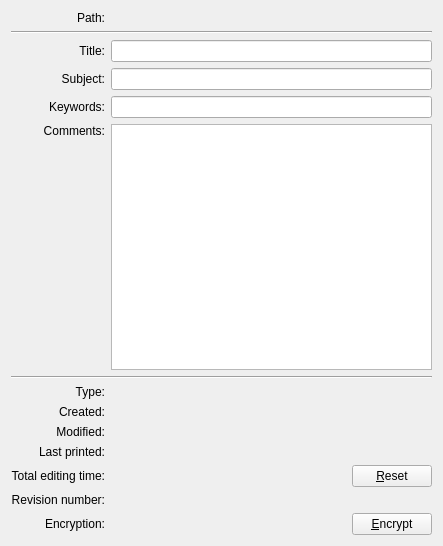
<ui version="4.0" >
 <class>KoDocumentInfoAboutWidget</class>
 <widget class="QWidget" name="KoDocumentInfoAboutWidget" >
  <property name="geometry" >
   <rect>
    <x>0</x>
    <y>0</y>
    <width>443</width>
    <height>546</height>
   </rect>
  </property>
  <layout class="QGridLayout" >
   <item row="0" column="0" >
    <widget class="QLabel" name="filePathInfoLabel" >
     <property name="text" >
      <string>Path:</string>
     </property>
     <property name="alignment">
      <set>Qt::AlignRight|Qt::AlignTrailing|Qt::AlignVCenter</set>
     </property>
    </widget>
   </item>
   <item row="0" column="1" colspan="2" >
    <widget class="QLabel" name="filePathLabel" >
     <property name="text" >
      <string/>
     </property>
    </widget>
   </item>
   <item row="1" column="0" colspan="3" >
    <widget class="Line" name="line" >
     <property name="orientation" >
      <enum>Qt::Horizontal</enum>
     </property>
    </widget>
   </item>
   <item row="2" column="0" >
    <widget class="QLabel" name="lblTitleDesc" >
     <property name="text" >
      <string>Title:</string>
     </property>
     <property name="alignment">
      <set>Qt::AlignRight|Qt::AlignTrailing|Qt::AlignVCenter</set>
     </property>
     <property name="buddy" >
      <cstring>leTitle</cstring>
     </property>
    </widget>
   </item>
   <item row="2" column="1" colspan="2" >
    <widget class="QLineEdit" name="leTitle" />
   </item>
   <item row="3" column="0" >
    <widget class="QLabel" name="lblSubjectDesc" >
     <property name="text" >
      <string>Subject:</string>
     </property>
     <property name="alignment">
      <set>Qt::AlignRight|Qt::AlignTrailing|Qt::AlignVCenter</set>
     </property>
     <property name="buddy" >
      <cstring>leSubject</cstring>
     </property>
    </widget>
   </item>
   <item row="3" column="1" colspan="2" >
    <widget class="QLineEdit" name="leSubject" />
   </item>
   <item row="4" column="0" >
    <widget class="QLabel" name="lblKeywordsDesc" >
     <property name="text" >
      <string>Keywords:</string>
     </property>
     <property name="alignment">
      <set>Qt::AlignRight|Qt::AlignTrailing|Qt::AlignVCenter</set>
     </property>
     <property name="buddy" >
      <cstring>leKeywords</cstring>
     </property>
    </widget>
   </item>
   <item row="4" column="1" colspan="2" >
    <widget class="QLineEdit" name="leKeywords" >
     <property name="text" >
      <string/>
     </property>
    </widget>
   </item>
   <item row="5" column="0" >
    <widget class="QLabel" name="lbCommentsDesc" >
     <property name="text" >
      <string>Comments:</string>
     </property>
     <property name="alignment" >
      <set>Qt::AlignLeading|Qt::AlignRight|Qt::AlignTop</set>
     </property>
     <property name="buddy" >
      <cstring>meComments</cstring>
     </property>
    </widget>
   </item>
   <item row="5" column="1" colspan="2" >
    <widget class="QTextEdit" name="meComments" />
   </item>
   <item row="6" column="0" colspan="3" >
    <widget class="Line" name="line_2" >
     <property name="orientation" >
      <enum>Qt::Horizontal</enum>
     </property>
    </widget>
   </item>
   <item row="7" column="0" >
    <widget class="QLabel" name="lblTypeDesc" >
     <property name="alignment">
      <set>Qt::AlignRight|Qt::AlignTrailing|Qt::AlignVCenter</set>
     </property>
     <property name="text" >
      <string>Type:</string>
     </property>
    </widget>
   </item>
   <item row="7" column="1" >
    <widget class="QLabel" name="lblType" >
     <property name="text" >
      <string/>
     </property>
    </widget>
   </item>
   <item row="8" column="0" >
    <widget class="QLabel" name="lblCreatedDesc" >
     <property name="text" >
      <string>Created:</string>
     </property>
     <property name="alignment">
      <set>Qt::AlignRight|Qt::AlignTrailing|Qt::AlignVCenter</set>
     </property>
    </widget>
   </item>
   <item row="8" column="1" >
    <widget class="QLabel" name="lblCreated" >
     <property name="text" >
      <string/>
     </property>
    </widget>
   </item>
   <item row="9" column="0" >
    <widget class="QLabel" name="lblModifiedDesc" >
     <property name="text" >
      <string>Modified:</string>
     </property>
     <property name="alignment">
      <set>Qt::AlignRight|Qt::AlignTrailing|Qt::AlignVCenter</set>
     </property>
    </widget>
   </item>
   <item row="9" column="1" >
    <widget class="QLabel" name="lblModified" >
     <property name="text" >
      <string/>
     </property>
    </widget>
   </item>
   <item row="10" column="0" >
    <widget class="QLabel" name="lblLastPrintedDesc" >
     <property name="text" >
      <string>Last printed:</string>
     </property>
     <property name="alignment">
      <set>Qt::AlignRight|Qt::AlignTrailing|Qt::AlignVCenter</set>
     </property>
    </widget>
   </item>
   <item row="10" column="1" >
    <widget class="QLabel" name="lblLastPrinted" >
     <property name="text" >
      <string/>
     </property>
    </widget>
   </item>
   <item row="11" column="0" >
    <widget class="QLabel" name="lblEditingDesc" >
     <property name="text" >
      <string>Total editing time:</string>
     </property>
     <property name="alignment">
      <set>Qt::AlignRight|Qt::AlignTrailing|Qt::AlignVCenter</set>
     </property>
     <property name="buddy" >
      <cstring>pbReset</cstring>
     </property>
    </widget>
   </item>
   <item row="11" column="1" >
    <widget class="QLabel" name="lblEditing" >
     <property name="text" >
      <string/>
     </property>
    </widget>
   </item>
   <item row="11" column="2" >
    <widget class="QPushButton" name="pbReset" >
     <property name="sizePolicy" >
      <sizepolicy vsizetype="Fixed" hsizetype="Preferred" >
       <horstretch>0</horstretch>
       <verstretch>0</verstretch>
      </sizepolicy>
     </property>
     <property name="layoutDirection" >
      <enum>Qt::RightToLeft</enum>
     </property>
     <property name="text" >
      <string>&amp;Reset</string>
     </property>
    </widget>
   </item>
   <item row="12" column="0" >
    <widget class="QLabel" name="lblRevisionDesc" >
     <property name="text" >
      <string>Revision number:</string>
     </property>
     <property name="alignment">
      <set>Qt::AlignRight|Qt::AlignTrailing|Qt::AlignVCenter</set>
     </property>
    </widget>
   </item>
   <item row="12" column="1" >
    <widget class="QLabel" name="lblRevision" >
     <property name="text" >
      <string/>
     </property>
    </widget>
   </item>
   <item row="13" column="0" >
    <widget class="QLabel" name="lblEncryptedDesc" >
     <property name="text" >
      <string>Encryption:</string>
     </property>
     <property name="alignment">
      <set>Qt::AlignRight|Qt::AlignTrailing|Qt::AlignVCenter</set>
     </property>
    </widget>
   </item>
   <item row="13" column="1" >
    <layout class="QHBoxLayout" >
     <property name="spacing" >
      <number>6</number>
     </property>
     <property name="leftMargin" >
      <number>0</number>
     </property>
     <property name="topMargin" >
      <number>0</number>
     </property>
     <property name="rightMargin" >
      <number>0</number>
     </property>
     <property name="bottomMargin" >
      <number>0</number>
     </property>
     <item>
      <widget class="QLabel" name="lblEncryptedPic" >
       <property name="text" >
        <string/>
       </property>
      </widget>
     </item>
     <item>
      <widget class="QLabel" name="lblEncrypted" >
       <property name="text" >
        <string/>
       </property>
      </widget>
     </item>
     <item>
      <spacer>
       <property name="orientation" >
        <enum>Qt::Horizontal</enum>
       </property>
       <property name="sizeHint" >
        <size>
         <width>40</width>
         <height>20</height>
        </size>
       </property>
      </spacer>
     </item>
    </layout>
   </item>
   <item row="13" column="2" >
    <widget class="QPushButton" name="pbEncrypt" >
     <property name="sizePolicy" >
      <sizepolicy vsizetype="Fixed" hsizetype="Preferred" >
       <horstretch>0</horstretch>
       <verstretch>0</verstretch>
      </sizepolicy>
     </property>
     <property name="text" >
      <string>&amp;Encrypt</string>
     </property>
    </widget>
   </item>
  </layout>
 </widget>
 <includes/>
 <resources/>
 <connections/>
</ui>
